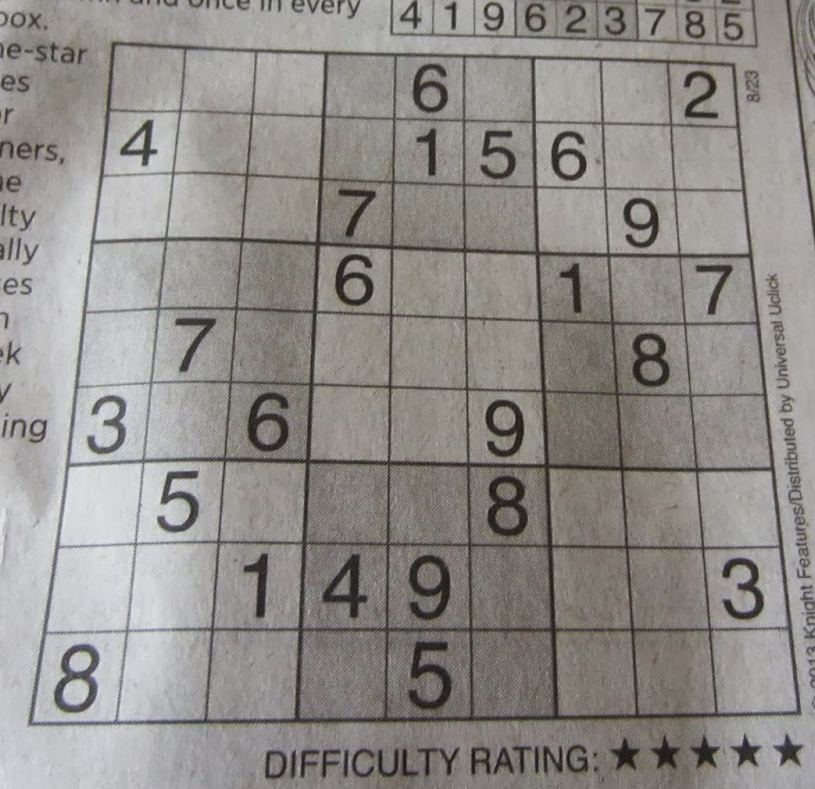
#> input picture images/sudoku.png, 815 x 789 px
$ python thresholding_adaptive.py
#> lines starting #> are read from the running program, lines starting #| are printed output that depends on the picture; after the words box and inside, x2 and y2 are one past the last pixel; in counts of white or black regions, pixels touching at a corner belong together
### utils/helper.py
import string

import cv2

from utils.show_img import init_display


def deferred_img_loader(filename):
#> called with filename = '../images/sudoku.png'
    return lambda: cv2.imread(filename)


def prepare_image(image_load):
    # Load the image and convert it to grayscale:
    image = image_load()
#> image is the input picture: shape (789, 815, 3); mean B, G, R 136.9, 140.8, 143.8
    if image is not None:
        gray_image = cv2.cvtColor(image, cv2.COLOR_BGR2GRAY)
        # Plot the grayscale images and the histograms:
        return image, gray_image
    raise Exception('Failed to load image')


def init_then_display_orig_img(title: string, show_orig_img):
    init_display(title=title)
    show_orig_img()

### utils/show_img.py
from typing import MutableSequence

import cv2
from matplotlib import pyplot as plt


def init_display(title):
    fig = plt.figure(figsize=(9, 9))
    plt.suptitle(title, fontsize=14, fontweight='bold')
    fig.patch.set_facecolor('silver')


# [6 lines left out: function show_single_channel, not called in this run]


def show_img_with_matplotlib(color_img, title, pos, m, n):
    # Convert BGR image to RGB
#> called with title = 'gray img', pos = 1, m = 2, n = 3
    img_rgb = color_img[:, :, ::-1]

    _ = plt.subplot(m, n, pos)
    plt.imshow(img_rgb)
    plt.title(title)
    plt.axis('off')


# [21 lines left out: functions thresholding_and_show, show_hist_with_matplotlib_gray, not called in this run]

### ch4_thresholding/thresholding_adaptive.py
"""
Adaptive thresholding
"""

# Import required packages:
from functools import partial

import cv2
from matplotlib import pyplot as plt

from utils.helper import prepare_image, deferred_img_loader, init_then_display_orig_img
from utils.show_img import show_img_with_matplotlib
from collections import namedtuple

Params = namedtuple('Param', 'method type block_size C')

show_img_with = partial(show_img_with_matplotlib, m=2, n=3)

if __name__ == "__main__":
    params = [
        Params(cv2.ADAPTIVE_THRESH_MEAN_C, cv2.THRESH_BINARY, 11, 2)
        , Params(cv2.ADAPTIVE_THRESH_MEAN_C, cv2.THRESH_BINARY, 31, 3)
        , Params(cv2.ADAPTIVE_THRESH_GAUSSIAN_C, cv2.THRESH_BINARY, 11, 2)
        , Params(cv2.ADAPTIVE_THRESH_GAUSSIAN_C, cv2.THRESH_BINARY, 31, 3)
    ]

    orig_img, gray_image = prepare_image(image_load=deferred_img_loader('../images/sudoku.png'))

    init_then_display_orig_img(
        title='Adaptive thresholding',
        show_orig_img=lambda: show_img_with(orig_img, "gray img", 1)
    )

    # Perform adaptive thresholding with different parameters:
    for idx, p in enumerate(params):
        thresh = cv2.adaptiveThreshold(gray_image, 255, p.method, p.type, p.block_size, p.C)
        show_img_with(
            cv2.cvtColor(thresh, cv2.COLOR_GRAY2BGR),
            f"method={p.method}, blockSize={p.block_size}, C={p.C}",
            2 + idx
        )
#> this loop made 4 passes
#> pass 1, `thresh = cv2.adaptiveThreshold(gray_image, 255, p.method, p.type, p.bl..`:
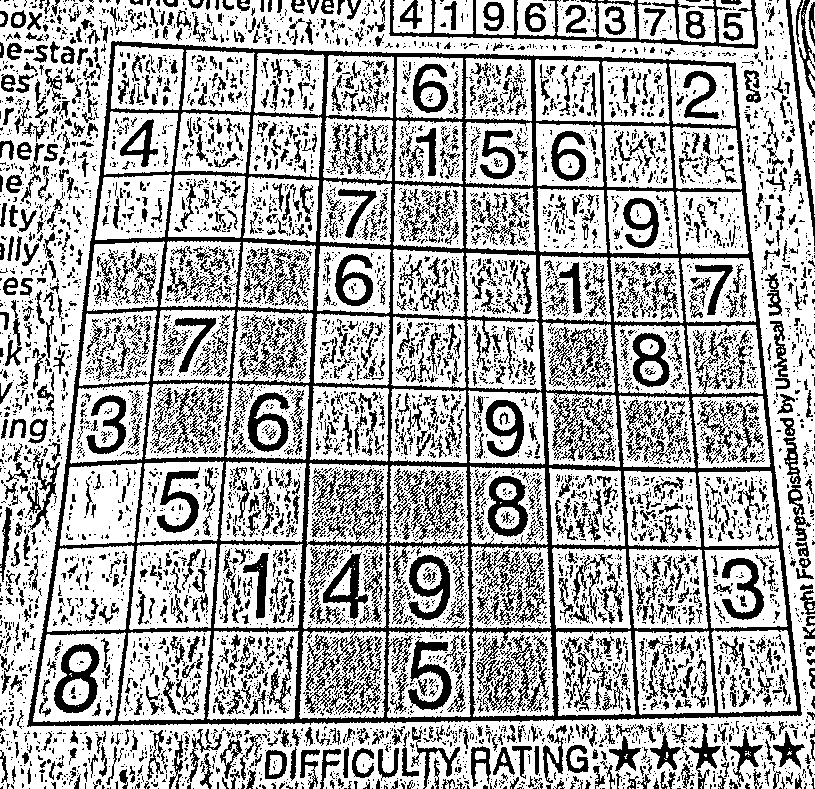
#> thresh: shape (789, 815); 67.6% white; 7566 black regions (6166 under 20 px), largest, box (x1, y1, x2, y2) and area: (27, 41, 802, 727) 55051, (389, 0, 758, 49) 2913, (54, 644, 100, 713) 1393
#> pass 2, `thresh = cv2.adaptiveThreshold(gray_image, 255, p.method, p.type, p.bl..`:
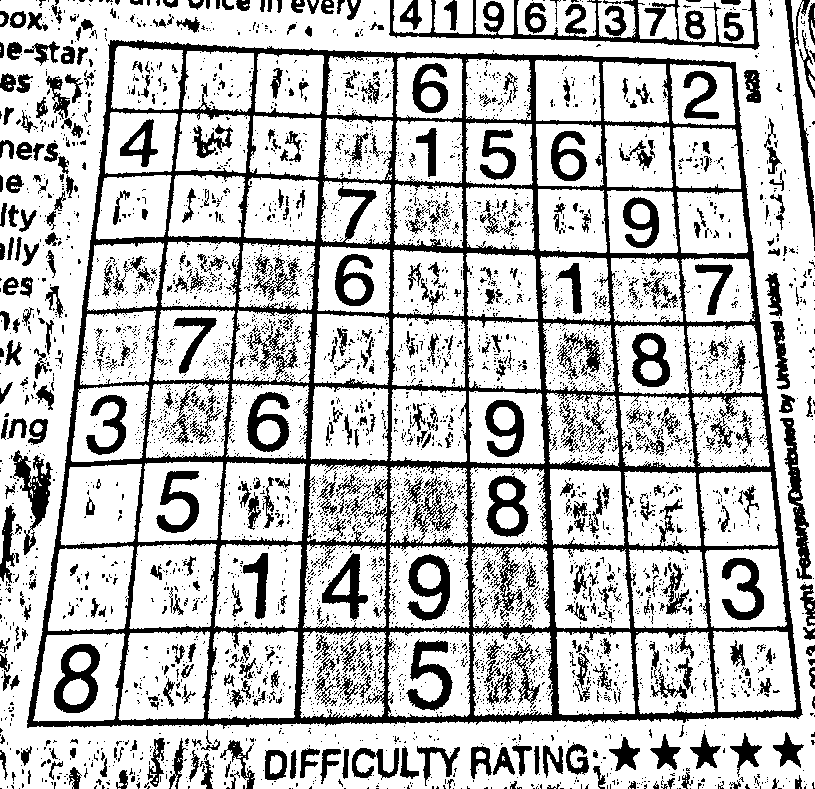
#> thresh: shape (789, 815); 74.4% white; 5372 black regions (4835 under 20 px), largest, box (x1, y1, x2, y2) and area: (27, 40, 803, 729) 69262, (389, 0, 760, 50) 3776, (780, 418, 812, 580) 1568
#> after the loop:
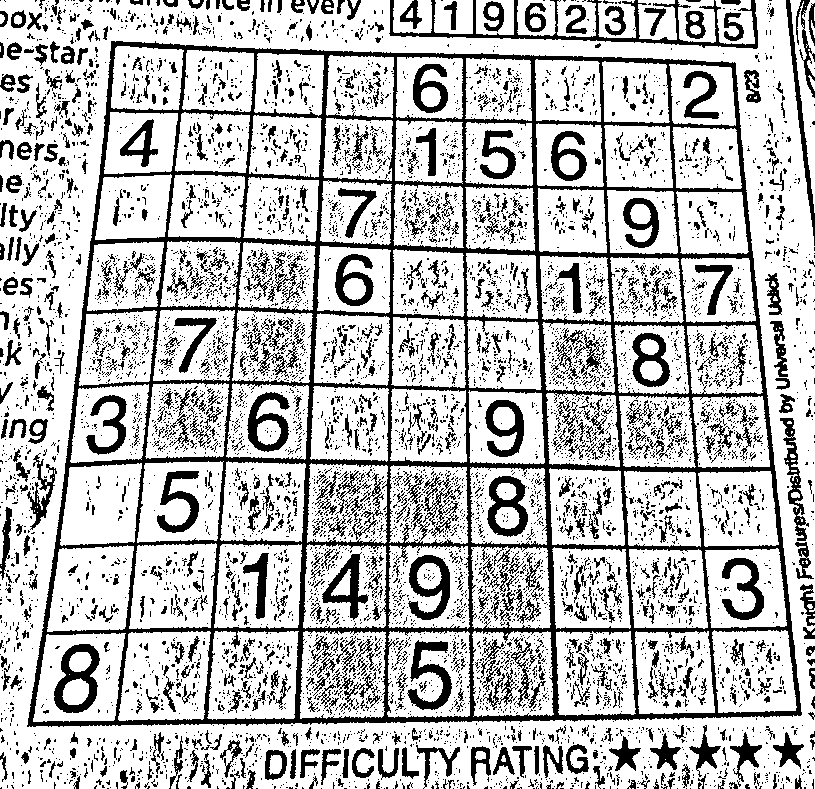
#> thresh: shape (789, 815); 74.3% white; 7648 black regions (6765 under 20 px), largest, box (x1, y1, x2, y2) and area: (27, 41, 802, 727) 55582, (389, 0, 758, 49) 2800, (54, 644, 100, 713) 1439

    # Show the Figure:
    plt.show()
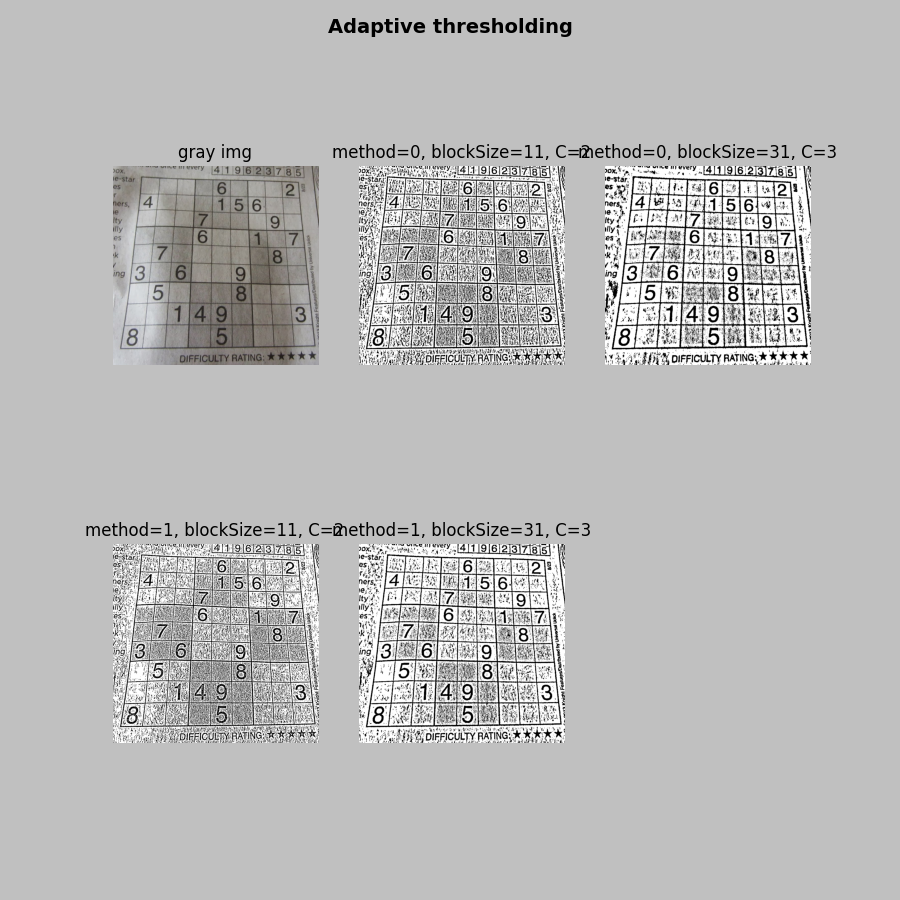
#> figure drawn by matplotlib, 5 panels

$ run again, with images/leaf-noise.png copied over images/sudoku.png
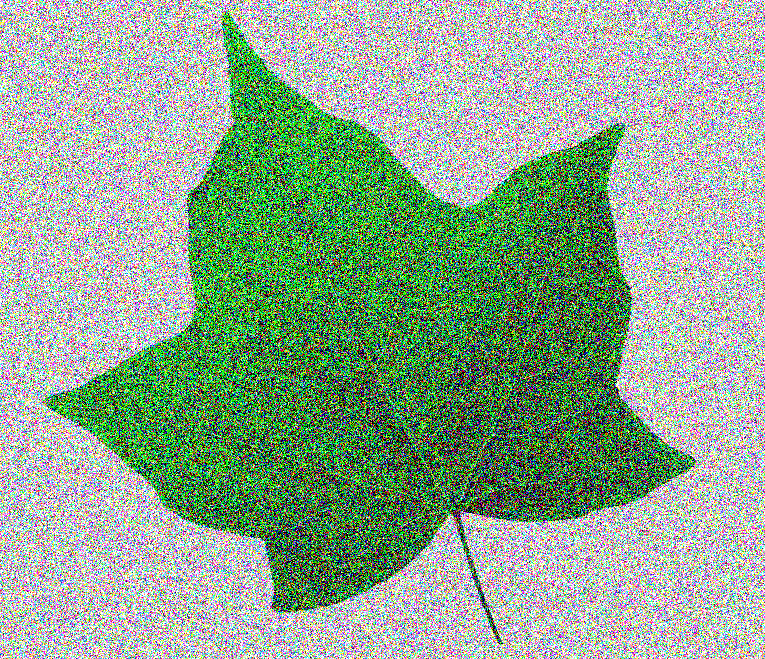
#> input picture images/leaf-noise.png, 765 x 659 px
#> in prepare_image, image is the input picture: shape (659, 765, 3); mean B, G, R 143.7, 166.8, 143.8
#> in prepare_image, `gray_image = cv2.cvtColor(image, cv2.COLOR_BGR2GRAY)`:
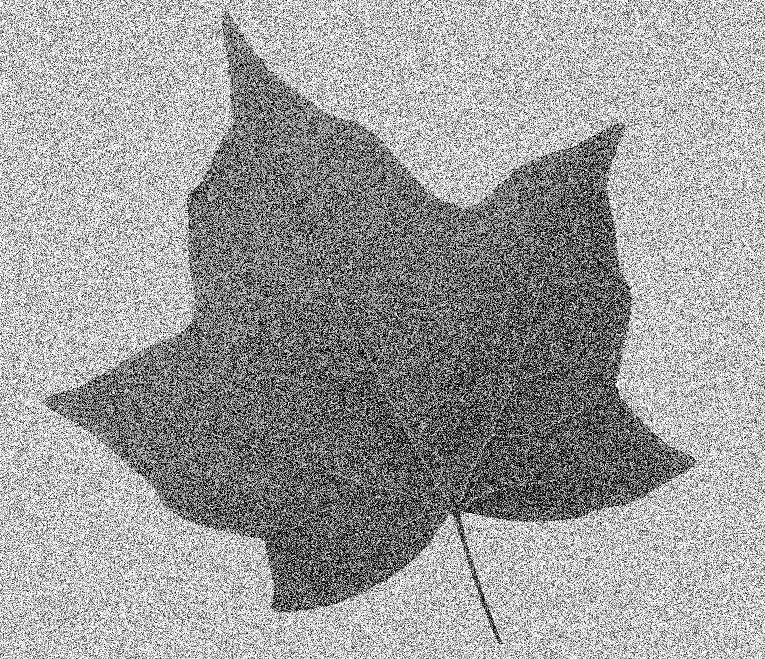
#> gray_image: shape (659, 765); min 0, max 255, mean 157.3
#> after the loop `for idx, p in enumerate(params):`:
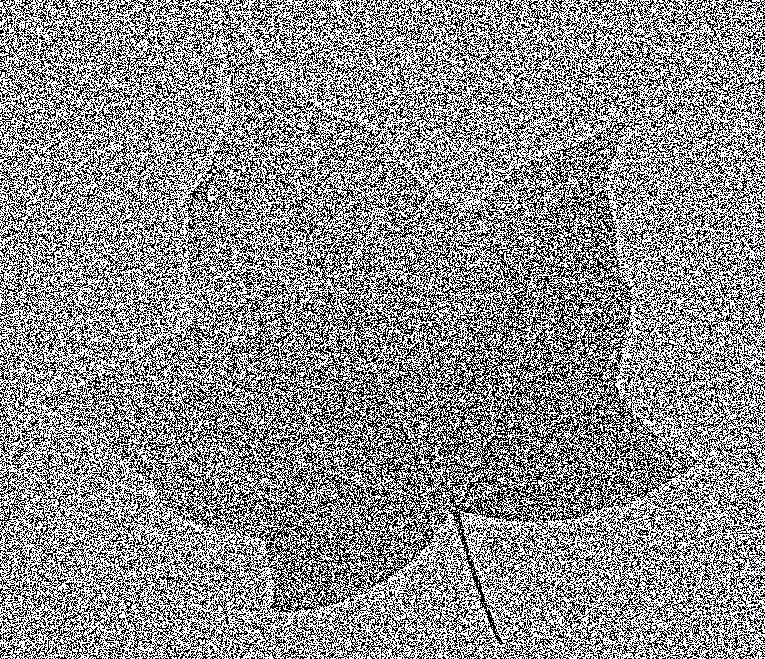
#> thresh: shape (659, 765); 55.6% white; black in thin lines or dots

$ run again, with images/cat.jpg saved as images/sudoku.png
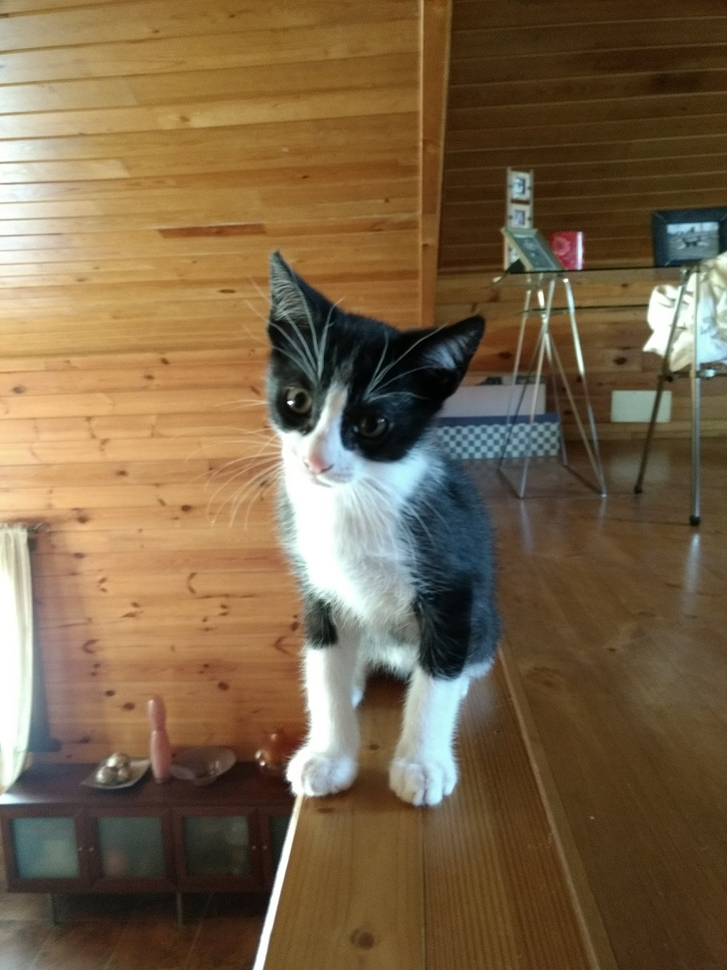
#> input picture images/cat.jpg, 727 x 970 px, shrunk from 864 x 1152 before the run
#> in prepare_image, image is the input picture: shape (970, 727, 3); mean B, G, R 71.9, 100.5, 121.7
#> the loop `for idx, p in enumerate(params):` made 4 passes
#> pass 1, `thresh = cv2.adaptiveThreshold(gray_image, 255, p.method, p.type, p.bl..`:
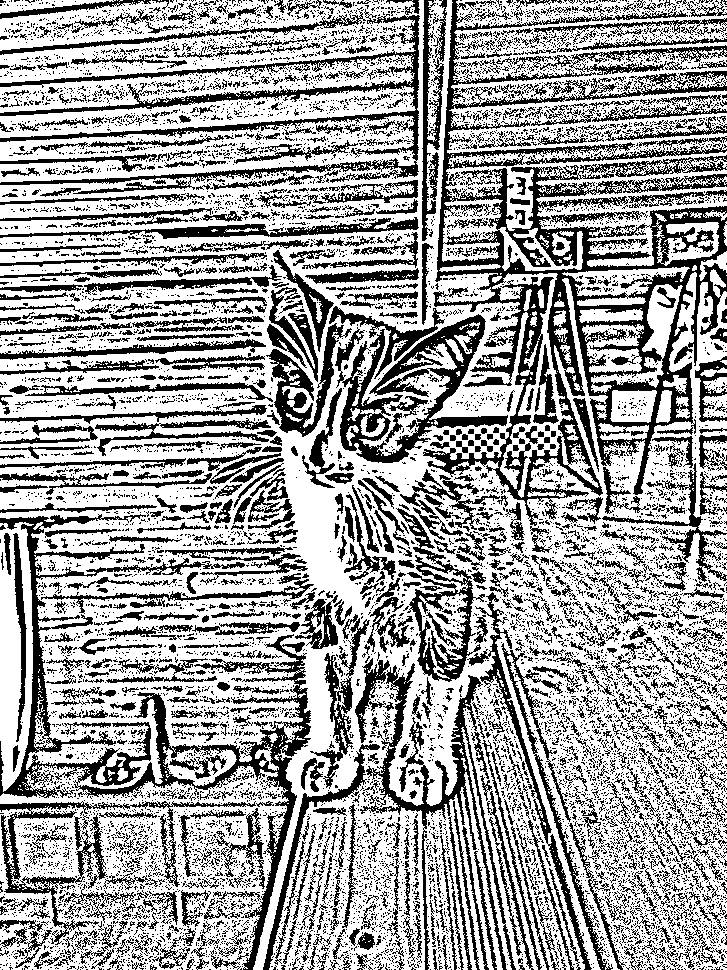
#> thresh: shape (970, 727); 63.5% white; 10511 black regions (9352 under 20 px), largest, box (x1, y1, x2, y2) and area: (423, 0, 727, 526) 38288, (0, 514, 311, 970) 15650, (0, 9, 420, 194) 10336
#> after the loop `for idx, p in enumerate(params):`:
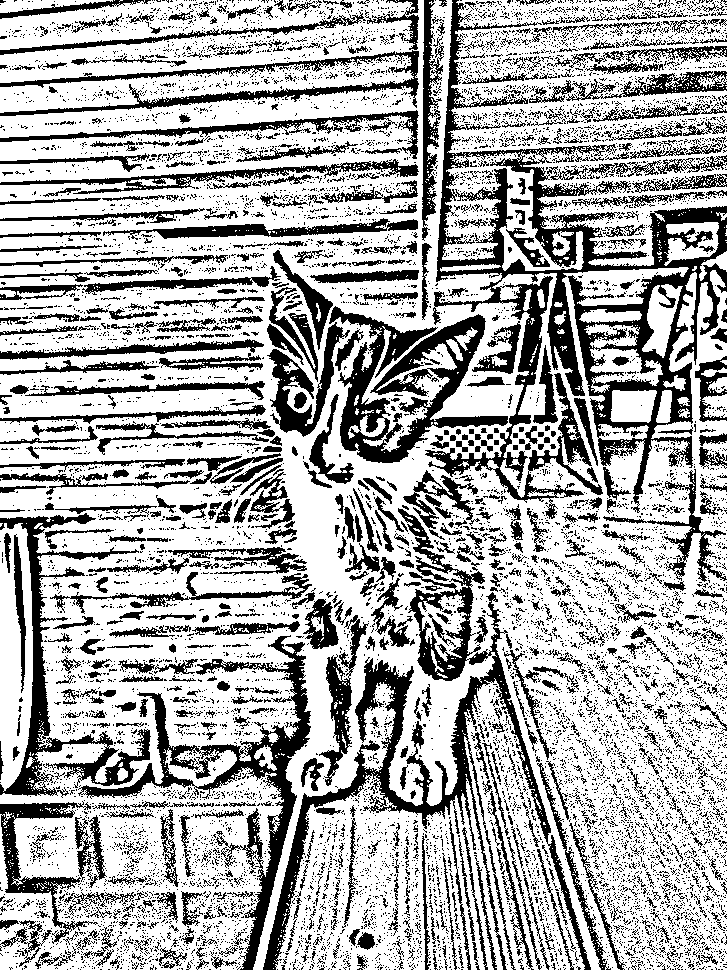
#> thresh: shape (970, 727); 68% white; 11161 black regions (10336 under 20 px), largest, box (x1, y1, x2, y2) and area: (425, 0, 727, 519) 31374, (263, 508, 591, 970) 16566, (78, 635, 311, 970) 9970
